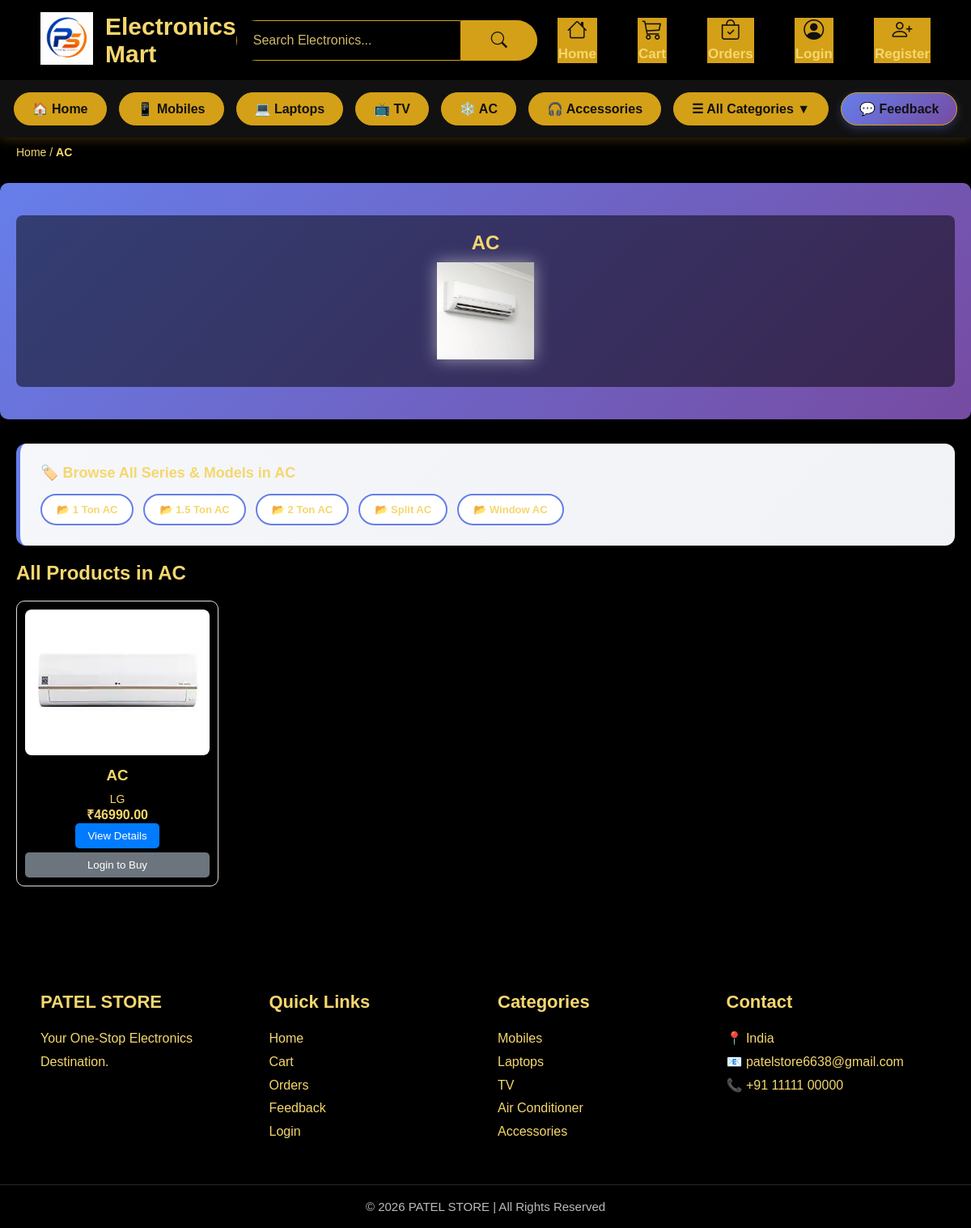
The page /category/ac/ on the database its author committed.
### store/models.py (models this page shows, shortened)
class Category(models.Model):
    name = models.CharField(max_length=100)
    slug = models.SlugField(unique=True, null=True, blank=True)
    image = models.ImageField(upload_to='category')
    background_image = models.ImageField(upload_to='category/backgrounds', null=True, blank=True)

class SubCategory(models.Model):
    category = models.ForeignKey(Category, on_delete=models.CASCADE, related_name='subcategories')
    name = models.CharField(max_length=100)
    slug = models.SlugField(unique=True, null=True, blank=True)
    image = models.ImageField(upload_to='subcategory')
    background_image = models.ImageField(upload_to='subcategory/backgrounds', null=True, blank=True)

class Product(models.Model):
    name = models.CharField(max_length=200)
    slug = models.SlugField(unique=True, null=True, blank=True)
    brand = models.CharField(max_length=100)
    price = models.DecimalField(max_digits=10, decimal_places=2)
    stock = models.IntegerField()
    description = models.TextField()
    image = models.ImageField(upload_to='products')
    created_at = models.DateTimeField(auto_now_add=True)
    category = models.ForeignKey(Category, on_delete=models.CASCADE)
    subcategory = models.ForeignKey(SubCategory, on_delete=models.SET_NULL, null=True, blank=True)
    is_featured = models.BooleanField(default=False, help_text="Mark this product as featured")

### store/views.py (the view)
# urls.py: path("category/<slug:slug>/", views.category_products, name="category_products"),
def category_products(request, slug):
    category = get_object_or_404(Category, slug=slug)
    subcategories = SubCategory.objects.filter(category=category)
    products = Product.objects.filter(category=category)
    return render(request, 'category.html', {
        'category': category,
        'subcategories': subcategories,
        'products': products
    })

### store/context_processors.py (called while the page is built)
def categories_processor(request):
    return {
        'categories': Category.objects.all()
    }

### templates/category.html (shortened to what this page needs)
{% extends 'base.html' %}
{% block content %}
<div class="breadcrumb" style="margin-bottom: 20px; padding: 10px 20px; font-size: 14px;">
    <a href="{% url 'home' %}" style="text-decoration: none; color: #0066cc;">Home</a>
    <span>/</span>
    <strong>{{ category.name }}</strong>
</div>
<div class="category-header" {% if category.background_image %}style="background-image: url('{{ category.background_image.url }}')"{% else %}style="background: linear-gradient(135deg, #667eea 0%, #764ba2 100%)"{% endif %}>
    <div class="category-header-content">
        <h1>{{ category.name }}</h1>
        {% if category.image %}
            <img src="{{ category.image.url }}" alt="{{ category.name }}" style="width: 120px; height: 120px; object-fit: contain; margin: 10px 0; filter: drop-shadow(0 0 10px rgba(255,255,255,0.5));">
        {% endif %}
    </div>
</div>
{% if category.subcategories.all %}
<div class="subcategory-section">
    <h3>🏷️ Browse All Series & Models in {{ category.name }}</h3>
    <div class="subcategory-list">
        {% for subcat in category.subcategories.all %}
            <a href="{% url 'subcategory_products' subcat.slug %}" class="subcategory-link">
                📂 {{ subcat.name }}
            </a>
        {% endfor %}
    </div>
</div>
{% endif %}
<h2 style="margin-left: 20px;">All Products in {{ category.name }}</h2>
<div class="products">
    {% for product in products %}
        <div class="card">
            <img src="{{ product.image.url }}" alt="{{ product.name }}">
            <h3>{{ product.name }}</h3>
            <p style="color: #666; font-size: 14px;">{{ product.brand }}</p>
            <h4>₹{{ product.price }}</h4>
            <a href="{% url 'product_detail' product.id %}">
                <button>View Details</button>
            </a>
            {% if request.user.is_authenticated %}
                <a href="{% url 'add_to_cart' product.id %}" style="display: block; margin-top: 5px;">
                    <button style="background: #28a745; width: 100%;">Add to Cart</button>
                </a>
            {% else %}
                <a href="{% url 'login' %}" style="display: block; margin-top: 5px;">
                    <button style="background: #6c757d; width: 100%;">Login to Buy</button>
                </a>
            {% endif %}
        </div>
    {% empty %}
        <div class="no-products">
            <h3>No products available in this category</h3>
        </div>
    {% endfor %}
</div>
{% endblock %}

### templates/base.html (shortened to what this page needs)
{% load static %}
<!DOCTYPE html>
<html lang="en">
<head>
    <link rel="stylesheet" href="{% static 'css/style.css' %}">
    <link rel="stylesheet" href="https://cdn.jsdelivr.net/npm/bootstrap-icons@1.11.3/font/bootstrap-icons.min.css">
</head>
<body>
    <header>
        <div class="top-header">
            <div class="logo-area">
                <a href="{% url 'home' %}" class="logo">
                    <img src="{% static 'images/patel-logo0.png' %}" alt="Patel Store">
                </a>
                <div class="brand">
                    <h2>Electronics Mart</h2>
                </div>
            </div>
            <form action="{% url 'search' %}" method="GET" class="search-box">
                <input type="text" name="q" placeholder="Search Electronics..." value="{{ request.GET.q|default:'' }}">
                <button type="submit">
                    <i class="bi bi-search"></i>
                </button>
            </form>
            <div class="header-icons">
                <a href="{% url 'home' %}">
                    <i class="bi bi-house"></i>
                    <span>Home</span>
                </a>
                <a href="{% url 'cart' %}">
                    <i class="bi bi-cart3"></i>
                    <span>Cart</span>
                </a>
                <a href="{% url 'orders' %}">
                    <i class="bi bi-bag-check"></i>
                    <span>Orders</span>
                </a>
                {% if request.user.is_authenticated %}
                <a href="{% url 'wishlist' %}" class="wishlist-link">
                    <i class="bi bi-heart"></i>
                     <span>wishlist</span>
                </a>
                <a href="{% url 'profile' %}" class="profile-link">
                    <i class="bi bi-person-circle"></i>
                    <span>My Profile</span>
                 </a>
                 <a href="{% url 'logout' %}" class="logout-link">
                    <i class="bi bi-box-arrow-right"></i>
                    <span>Logout</span>
                 </a>
                {% else %}
                <a href="{% url 'login' %}">
                    <i class="bi bi-person-circle"></i>
                    <span>Login</span>
                </a>
                <a href="{% url 'register' %}">
                    <i class="bi bi-person-plus"></i>
                    <span>Register</span>
                </a>
                {% endif %}
            </div>
        </div>
        <nav class="category-nav">
            <a href="/">🏠 Home</a>
            <a href="{% url 'category_products' 'mobiles' %}">📱 Mobiles</a>
            <a href="{% url 'category_products' 'laptops' %}">💻 Laptops</a>
            <a href="{% url 'category_products' 'tv' %}">📺 TV</a>
            <a href="{% url 'category_products' 'ac' %}">❄️ AC</a>
            <a href="{% url 'category_products' 'headphone' %}">
                🎧 Accessories
            </a>
            <div class="dropdown">
                <a href="#" class="dropdown-toggle">☰ All Categories ▼</a>
            </div>
            <a href="{% url 'contact_feedback' %}" class="feedback-btn">💬 Feedback</a>
        </nav>
    </header>
    <section class="main-content">
        {% block content %}
        {% endblock %}
    </section>
    <footer class="footer">
        <div class="footer-container">
            <div class="footer-box">
                <h3>PATEL STORE</h3>
                <p>
                    Your One-Stop Electronics Destination.
                </p>
            </div>
            <div class="footer-box">
                <h3>Quick Links</h3>
                <ul>
                    <li><a href="{% url 'home' %}">Home</a></li>
                    <li><a href="{% url 'cart' %}">Cart</a></li>
                    <li><a href="{% url 'orders' %}">Orders</a></li>
                    <li><a href="{% url 'contact_feedback' %}">Feedback</a></li>
                    {% if request.user.is_authenticated %}
                    <li><a href="{% url 'logout' %}">Logout</a></li>
                    {% else %}
                    <li><a href="{% url 'login' %}">Login</a></li>
                    {% endif %}
                </ul>
            </div>
            <div class="footer-box">
                <h3>Categories</h3>
                <ul>
                    <li><a href="{% url 'category_products' 'mobiles' %}">Mobiles</a></li>
                    <li><a href="{% url 'category_products' 'laptops' %}">Laptops</a></li>
                    <li><a href="{% url 'category_products' 'tv' %}">TV</a></li>
                    <li><a href="{% url 'category_products' 'ac' %}">Air Conditioner</a></li>
                    <li><a href="{% url 'category_products' 'headphone' %}">Accessories</a></li>
                </ul>
            </div>
            <div class="footer-box">
                <h3>Contact</h3>
                <p>📍 India</p>
                <p>📧 patelstore6638@gmail.com</p>
                <p>📞 +91 11111 00000</p>
            </div>
        </div>
        <hr>
        <div class="copyright">
            © 2026 PATEL STORE | All Rights Reserved
        </div>
    </footer>
</body>
</html>

### templates/category.html (style rules this page uses)
.category-header { position: relative; padding: 40px 20px; margin-bottom: 30px; text-align: center; color: white; border-radius: 10px; overflow: hidden; }
.category-header::before { content: ''; position: absolute; top: 0; left: 0; width: 100%; height: 100%; background-size: cover; background-position: center; opacity: 0.3; z-index: -1; }
.category-header-content { position: relative; z-index: 1; background: rgba(0, 0, 0, 0.5); padding: 20px; border-radius: 8px; }
.products { display: flex; gap: 15px; flex-wrap: wrap; padding: 20px; }
.card { width: 250px; border: 1px solid #ddd; padding: 10px; text-align: center; border-radius: 10px; box-shadow: 0 2px 5px rgba(0,0,0,0.1); transition: box-shadow 0.3s; }
.card img { width: 100%; height: 180px; object-fit: cover; border-radius: 8px; }
.card h3 { margin: 10px 0; }
.card h4 { color: #ff6b6b; }
.card button { padding: 8px 15px; background: #007bff; color: white; border: none; border-radius: 5px; cursor: pointer; }
.subcategory-section { margin: 20px; padding: 25px; background: linear-gradient(135deg, #f5f7fa 0%, #f0f2f5 100%); border-radius: 12px; border-left: 5px solid #667eea; box-shadow: 0 2px 8px rgba(0, 0, 0, 0.08); }
.subcategory-section h3 { margin: 0 0 15px 0; color: #333; font-size: 18px; }
.subcategory-list { display: flex; gap: 12px; flex-wrap: wrap; margin-top: 15px; }
.subcategory-link { display: inline-block; padding: 10px 18px; background: white; text-decoration: none; color: #667eea; border-radius: 25px; transition: all 0.3s; font-weight: 600; font-size: 13px; border: 2px solid #667eea; cursor: pointer; }

### rows shown on the page
Category: name "AC", image (picture)
SubCategory: name "1 Ton AC"
SubCategory: name "1.5 Ton AC"
SubCategory: name "2 Ton AC"
SubCategory: name "Split AC"
SubCategory: name "Window AC"
Product: image (picture), name "AC", brand "LG", price "46990.00"
